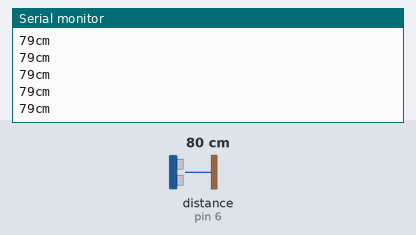
Simulated run of this sketch. Board: Arduino Uno, built with avr-gcc and run on an emulated ATmega328P. On the bench: the last lines printed to the serial monitor. Wiring (inferred from the names in the program): ultrasonic range finder: trigger pin 7; echo pin 6. The inputs (shaded band) are chosen by the test bench; at power-on: distance to the obstacle (sensor on pin 6) 80 cm. The echo pulse lasts 58.3 µs per cm.

Above: at 1.2 s.
1.3 s: distance to the obstacle (sensor on pin 6) set to 2 cm
At 1.8 s:
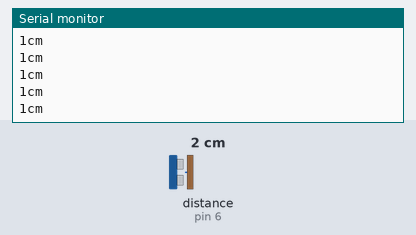
4.3 s: distance to the obstacle (sensor on pin 6) set to 4 cm
At 5.2 s:
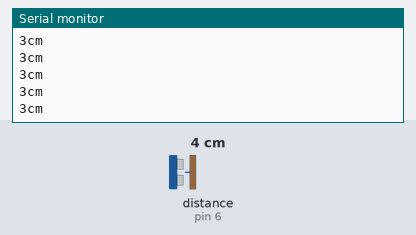
5.8 s: distance to the obstacle (sensor on pin 6) set to 299 cm
At 6.6 s:
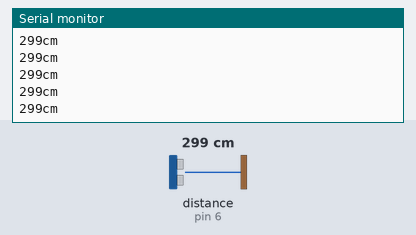
Timing chart, 0 to 8.8 s (numbered marks = the images above; inputs shaded):
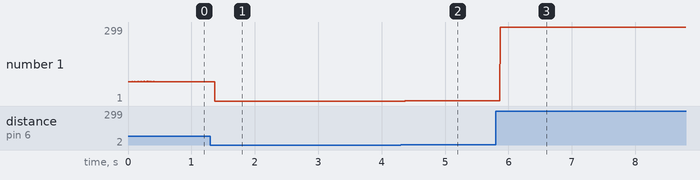

Measured:
- after the input at 1.3 s, the serial monitor: prints a new line after 0.07 s (image 1)
- after the input at 4.3 s, the serial monitor: prints a new line after 0.07 s (image 2)
- after the input at 5.8 s, the serial monitor: prints a new line after 0.07 s (image 3)
- plotted number 1: 79 → 1 after the input at 1.3 s, 1 → 3 after the input at 4.3 s, 3 → 299 after the input at 5.8 s

The sketch:

HC_SR04.ino
```cpp
#define Trig 7
#define Echo 6

void setup() {
  pinMode(Trig, OUTPUT);
  pinMode(Echo, INPUT);
  Serial.begin(9600);
}

void loop() {
  int distance = 0;
  digitalWrite(Trig, LOW);
  delayMicroseconds(2);
  digitalWrite(Trig, HIGH);
  delayMicroseconds(10);
  digitalWrite(Trig, LOW);
  distance = pulseIn(Echo, HIGH) / 58.2;
  Serial.print(distance);
  Serial.println("cm");
 }
```
